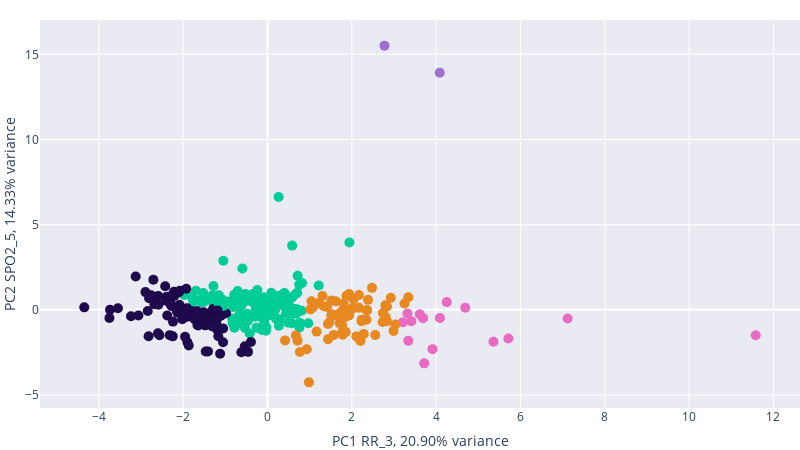

Notebook code cell kept with this figure:
### Markdown cell above
#### Hierarchical Clustering

### Code cell
cluster_pca_vital_inter = AgglomerativeClustering(n_clusters=5, affinity='euclidean', linkage='ward')  
cluster_pca_vital_inter.fit_predict(pca_data_vital_inter)
fig = go.Figure([go.Scatter(x=pca_data_vital_inter[:,0], 
                            y=pca_data_vital_inter[:,1], 
                            marker={'color':cluster_pca_vital_inter.labels_, 'size':10}, 
                            mode='markers',
                            text=sorted(df.FallNr.unique()),
                            hovertemplate='%{text}<br><extra></extra>',
                            marker_colorscale=['#1e094c', '#00CC96', '#00CC96', '#00CC96', '#5274e3', '#e86bc1', '#e86bc1', '#e86bc1', '#5274e3', '#e88820'])])

fig.update_layout(
    margin={'l': 0, 'r': 0, 't': 20, 'b': 0},
    title={
        'y':0.9,
        'x':0.5,
        'xanchor': 'center',
        'yanchor': 'top'},
    autosize=True,
    width=800,
    height=450,
    xaxis_title="PC1 "+str(df_pca_vital_inter.values[0,1])+','+str("{:6.2f}".format(pca_vital_inter.explained_variance_ratio_[0]*100))+'% variance',
    yaxis_title="PC2 "+str(df_pca_vital_inter.values[1,1])+','+str("{:6.2f}".format(pca_vital_inter.explained_variance_ratio_[1]*100))+'% variance')

fig.update_layout(plot_bgcolor='#eaeaf2')
fig.show()
fig.write_image(image_path+'cluster_vital_inter_pca.png')
fig.write_html(image_path+'cluster_vital_inter_pca.html')

### Figure 1 — Plotly figure (JSON) as saved in the notebook; plotly's stock layout.template omitted (floating-point values rounded to 4 significant figures; data arrays with more than 128 entries replaced by an {"elided": "..."} marker saying what was removed)
{"data": [{"hovertemplate": "%{text}<br><extra></extra>", "marker": {"color": {"elided": "294 int values"}, "colorscale": [[0, "#1e094c"], [0.1111, "#00CC96"], [0.2222, "#00CC96"], [0.3333, "#00CC96"], [0.4444, "#5274e3"], [0.5556, "#e86bc1"], [0.6667, "#e86bc1"], [0.7778, "#e86bc1"], [0.8889, "#5274e3"], [1, "#e88820"]], "size": 10}, "mode": "markers", "text": {"elided": "294 str values"}, "type": "scatter", "x": {"elided": "294 float values"}, "y": {"elided": "294 float values"}}], "layout": {"autosize": true, "height": 450, "margin": {"b": 0, "l": 0, "r": 0, "t": 20}, "plot_bgcolor": "#eaeaf2", "title": {"x": 0.5, "xanchor": "center", "y": 0.9, "yanchor": "top"}, "width": 800, "xaxis": {"title": {"text": "PC1 RR_3, 20.90% variance"}}, "yaxis": {"title": {"text": "PC2 SPO2_5, 14.33% variance"}}}}
